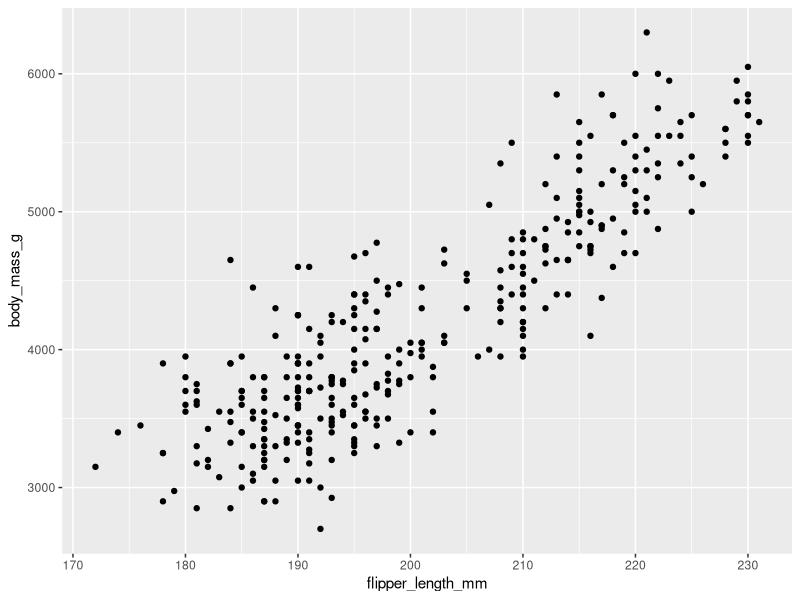
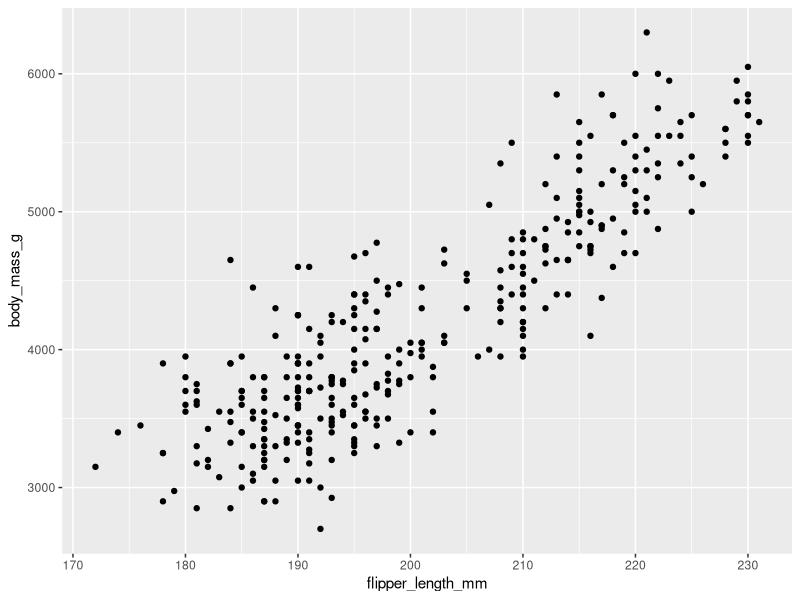
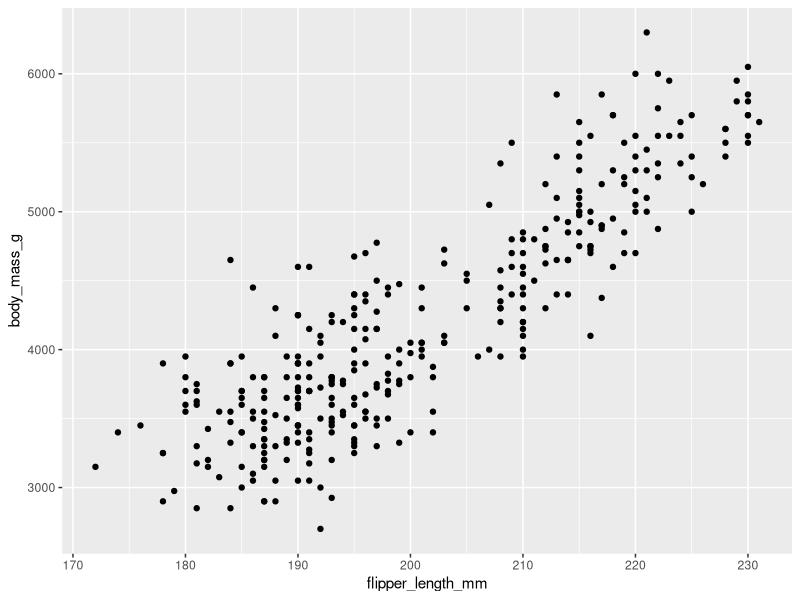
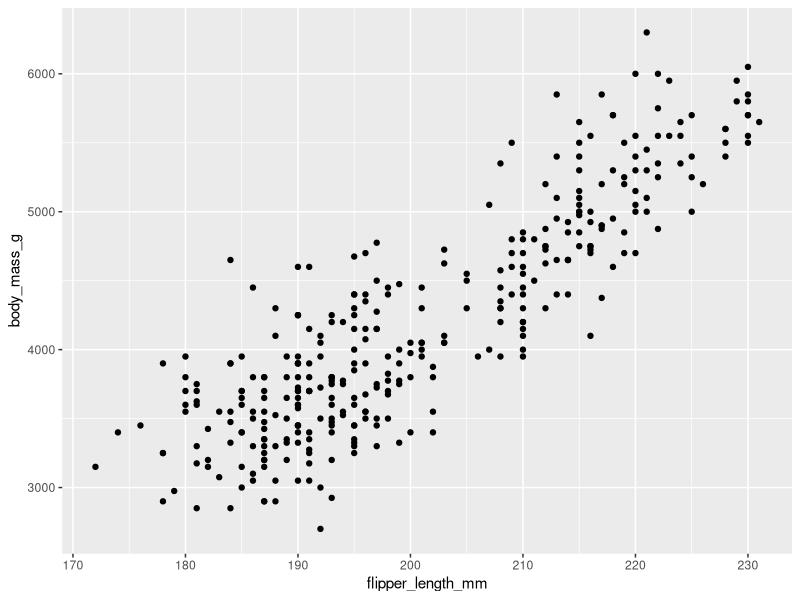
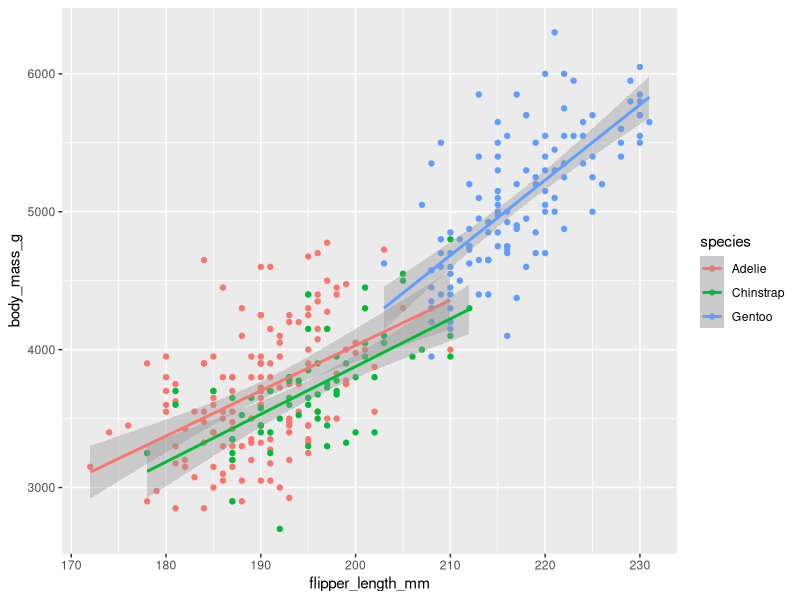

Write R code to recreate these figures, in order.
#https://r4ds.hadley.nz/

install.packages("tidyverse")
library(tidyverse)

library(palmerpenguins)
library(ggthemes)

palmerpenguins::penguins

glimpse(penguins)
View(penguins);


ggplot(data = penguins, mapping=aes(x=flipper_length_mm, y = body_mass_g))+ geom_point() 

ggplot(data = penguins)+geom_point(mapping = aes(x= flipper_length_mm, y = body_mass_g))
ggplot(penguins, mapping = aes(flipper_length_mm,body_mass_g))+geom_point()
ggplot(penguins)+geom_point(aes(flipper_length_mm, body_mass_g))

ggplot(data = penguins, mapping = aes(x= flipper_length_mm, y = body_mass_g, color = species))+geom_point()+geom_smooth(method = "lm")

       
